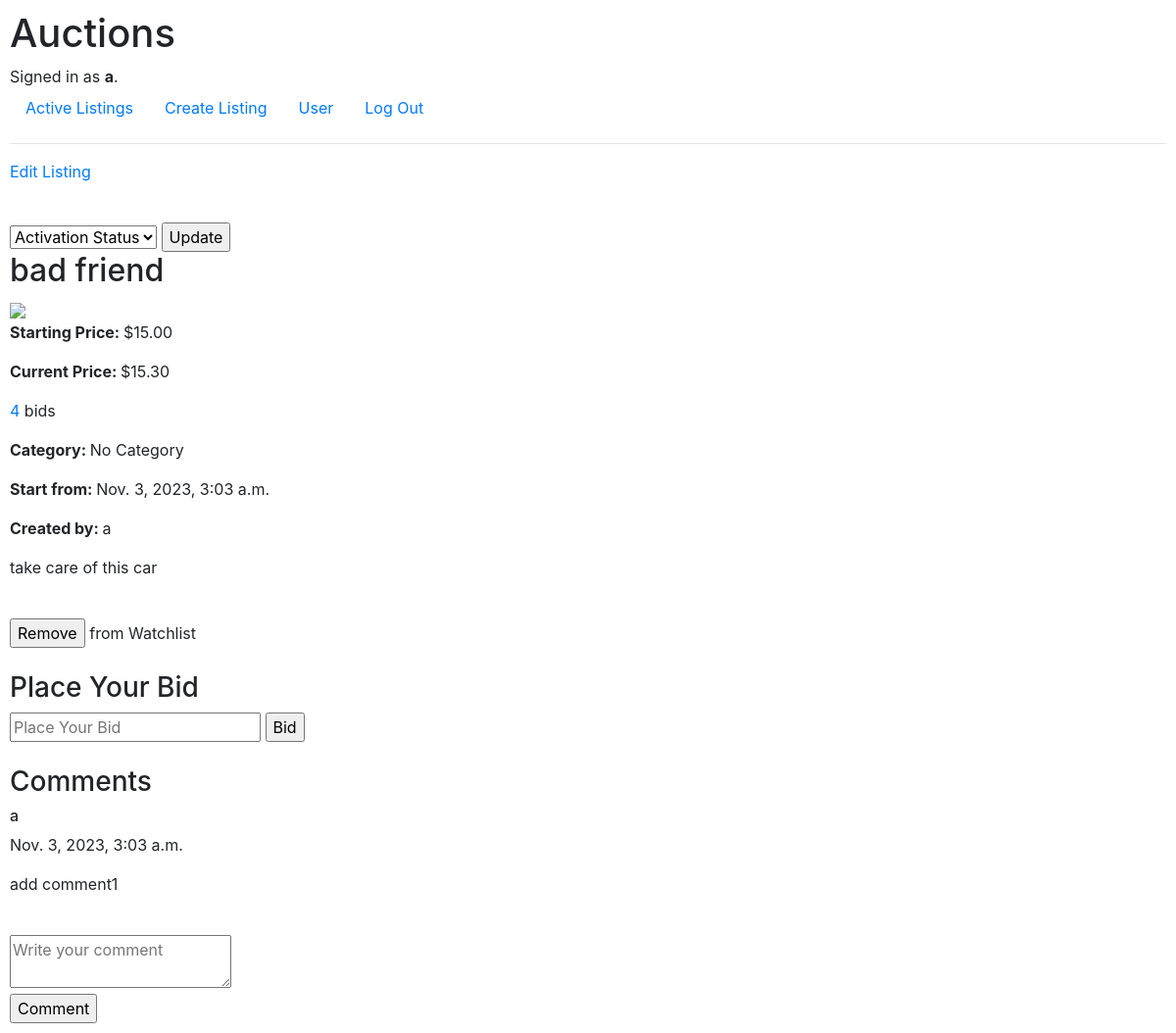
The app's page /listing/1 (signed in) with its own data.
### auctions/models.py (models this page shows, shortened)
class User(AbstractUser):
    watchlist = models.ManyToManyField('Listing', related_name="watchlistuser")
    pass

class Listing(models.Model):
    title = models.CharField(max_length=50)
    description = models.TextField(blank=True)
    photo = models.URLField(blank=True)
    price = models.DecimalField(max_digits=20, decimal_places=2)
    currentprice = models.DecimalField(default=0, blank=True, max_digits=20, decimal_places=2)
    activation = models.BooleanField()
    category = models.ForeignKey(Category, on_delete=models.CASCADE, related_name="category")
    user = models.ForeignKey(User, on_delete=models.CASCADE, related_name="listing")
    time = models.DateTimeField(auto_now_add=True)

class Bid(models.Model):
    listing = models.ForeignKey(Listing, on_delete=models.CASCADE, related_name="bid")
    bidder = models.ForeignKey(User, on_delete=models.CASCADE, related_name="bid")
    price = models.DecimalField(max_digits=20, decimal_places=2, validators=[MinValueValidator(0)])
    time = models.DateTimeField(auto_now_add=True)

class Category(models.Model):
    categoryName = models.CharField(max_length=50)
    def __str__(self):
        return self.categoryName

class Comment(models.Model):
    listing = models.ForeignKey(Listing, on_delete=models.CASCADE, related_name="comment")
    user = models.ForeignKey(User, on_delete=models.CASCADE, related_name="comment")
    comment = models.TextField()
    time = models.DateTimeField(auto_now_add=True)

### auctions/views.py (the view, shortened to what this page needs)
# urls.py: path("listing/<int:listing_id>", views.listing, name="listing"),
def listing(request, listing_id):
    listing = Listing.objects.get(pk = listing_id)
    comment = Comment.objects.filter(listing = listing_id).order_by("-time")
    user = request.user
    bids = Bid.objects.filter(listing = listing_id)
    top = bids.order_by("-price").first()
    counter = bids.count()
    categories = Category.objects.all()
    return render(request, "auctions/listing.html", {
        "listing":listing,
        "comment": comment,
        "top": top,
        "counter": counter,
    })

### auctions/templates/auctions/listing.html (shortened to what this page needs)
{% extends "auctions/layout.html" %}
{% block body %}
    {% if user == listing.user %}
        {% if listing.activation %}
            <div name="edit_button">
                <p><a href="{% url 'edit' listing.id %}">Edit Listing</a></p>
            </div>
        {% endif %}
        <br>
        <div name="activation_status">
            <form action="{% url 'listing' listing.id %}" method="post">
                <select name="activation" >
                    <option value="" disabled selected>Activation Status</option>
                </select>
                <input type="submit" value="Update">
            </form>
        </div>
    {% endif %}
    <div name="listing_info">
        <h2>
            {{ listing.title }}</h2>
        <img src="{{ listing.photo }}" width="400px"/>
        <p><b>Starting Price: </b>${{ listing.price }}</p>
        {% if top %}
            <p><b>Current Price: </b>${{ top.price }}</p>
        {% endif %}
        {% if counter %}
            <p><a href="{% url 'bid' listing.id %}">{{ counter }}</a> bids</p>
        {% else %}
            <p>No bid yet</p>
        {% endif %}
        {% if listing.category %}
            <p><b>Category: </b>{{ listing.category }}</p>
        {% else %}
            <p>No Category</p>
        {% endif %}
        <p><b>Start from: </b>{{ listing.time }}</p>
        <p><b>Created by: </b>{{ listing.user }}</p>
        <p>{{ listing.description }}</p>
    </div>
    <br>
    {% if user.is_authenticated %}
        {% if user in listing.watchlistuser.all %}
            <div name="removefromwatchlist">
                <form action="{% url 'listing' listing.id %}" method="post">
                    <input type="submit" name="remove" value="Remove"> from Watchlist
                </form>
            </div>
        {% endif %}
    {% endif %}
    <br>
    {% if user.is_authenticated %}
        {% if listing.activation %}
        <div name="bid">
            <h3>Place Your Bid</h3>
            <form name="bid" action="{% url 'listing' listing.id %}" method="POST">
                <input type="number" name="placebid" placeholder="Place Your Bid" step="0.01" min="0" required>
                <input type="submit" value="Bid">
            </form>
        </div>
        {% endif %}
    {% else %}
        <h6><a href="{% url 'login' %}">Login</a> to Place a Bid</h6>
    {% endif %}
    <br>
    <div name="comment">
        <h3>Comments</h3>
        {% if not comment %}
            <p>Add the First Comment</p>
        {% else %}
            {% for c in comment %}
                <h6>{{ c.user }}</h6>
                <p>{{ c.time }}</p>
                <p>{{ c.comment }}</p>
                <br>
            {% endfor %}
        {% endif %}
        {% if user.is_authenticated %}
            {% if listing.activation %}
                <form action="{% url 'listing' listing.id %}", method="POST">
                    <textarea name="new_comment" placeholder="Write your comment" required></textarea><br>
                    <input type="submit" value="Comment"></input>
                </form>
            {% endif %}
        {% else %}
            <h6><a href="{% url 'login' %}">Login</a> to Add a Comment</h6>
        {% endif %}
    </div>
{% endblock %}

### auctions/templates/auctions/layout.html (shortened to what this page needs)
{% load static %}
<!DOCTYPE html>
<html lang="en">
    <head>
        <link rel="stylesheet" href="https://stackpath.bootstrapcdn.com/bootstrap/4.4.1/css/bootstrap.min.css">
        <link href="{% static 'auctions/styles.css' %}" rel="stylesheet">
    </head>
    <body>
        <h1>Auctions</h1>
        <div>
            {% if user.is_authenticated %}
                Signed in as <strong>{{ user.username }}</strong>.
            {% else %}
                Not signed in.
            {% endif %}
        </div>
        <ul class="nav">
            <li class="nav-item">
                <a class="nav-link" href="{% url 'index' %}">Active Listings</a>
            </li>
            {% if user.is_authenticated %}
                <li class="nav-item">
                    <a class="nav-link" href="{% url 'create' %}">Create Listing</a>
                </li>
                <li class="nav-item">
                    <a class="nav-link" href="{% url 'user' %}">User</a>
                </li>
                <li class="nav-item">
                    <a class="nav-link" href="{% url 'logout' %}">Log Out</a>
                </li>
            {% endif %}
        </ul>
        <hr>
        {% block body %}
        {% endblock %}
    </body>
</html>

### auctions/static/auctions/styles.css (style rules this page uses)
body { padding: 10px; }

### records on screen
User: username "a"
Listing: title "bad friend", price "15.00", category "No Category", time "Nov. 3, 2023, 3:03 a.m.", user "a", description "take care of this car"
Bid: price "15.30"
Comment: user "a", time "Nov. 3, 2023, 3:03 a.m.", comment "add comment1"

### other values on screen
{{ counter }} "4"
